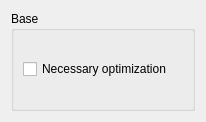
<?xml version="1.0" encoding="UTF-8"?>
<ui version="4.0">
 <class>AdvancedAnimationsModule</class>
 <widget class="QWidget" name="AdvancedAnimationsModule">
  <property name="geometry">
   <rect>
    <x>0</x>
    <y>0</y>
    <width>206</width>
    <height>122</height>
   </rect>
  </property>
  <property name="windowTitle">
   <string>Form</string>
  </property>
  <layout class="QVBoxLayout" name="verticalLayout">
   <item>
    <widget class="QGroupBox" name="baseGroupBox">
     <property name="title">
      <string>Base</string>
     </property>
     <layout class="QVBoxLayout" name="verticalLayout_2">
      <item>
       <widget class="QCheckBox" name="necessaryOpt">
        <property name="cursor">
         <cursorShape>WhatsThisCursor</cursorShape>
        </property>
        <property name="toolTip">
         <string>&lt;html&gt;&lt;head/&gt;&lt;body&gt;&lt;p&gt;Converts animations from LE to SE format&lt;/p&gt;&lt;p&gt;Note: If an animation is already converted, an error message will be logged. This is normal as the Havok SDK cannot read SSE animations &lt;/p&gt;&lt;/body&gt;&lt;/html&gt;</string>
        </property>
        <property name="text">
         <string>Necessary optimization</string>
        </property>
       </widget>
      </item>
     </layout>
    </widget>
   </item>
  </layout>
 </widget>
 <resources/>
 <connections/>
</ui>
